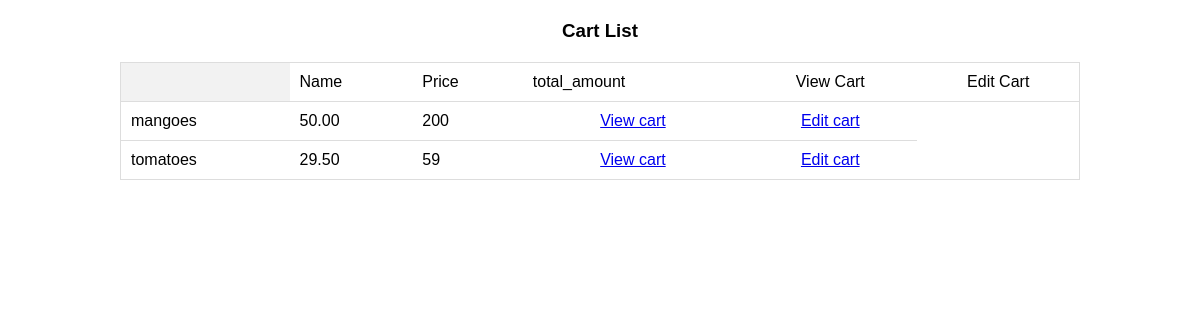
The page /cart/cart/list/ on the database as committed earlier.
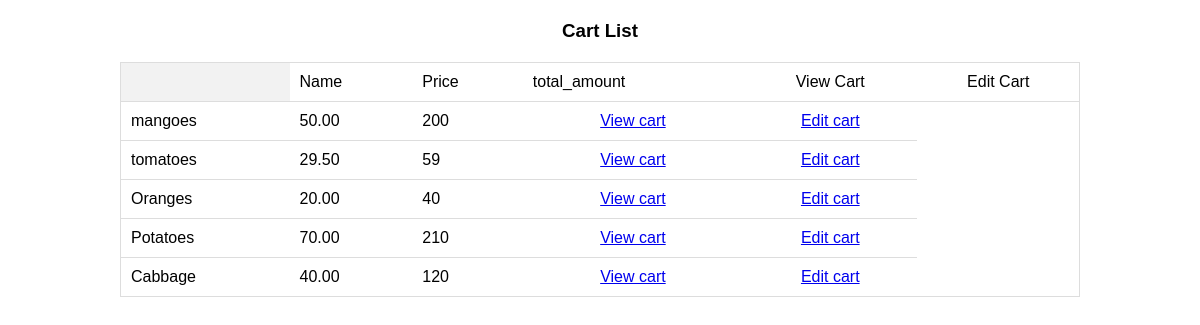
The same page on the database as committed later.
### cart/models.py (models this page shows)
class Cart(models.Model):
    inventory=models.ManyToManyField(Products)
    name=models.CharField(max_length=32)
    price=models.DecimalField(max_digits=8,decimal_places=2)
    total_amount=models.PositiveBigIntegerField()
    date_created=models.DateTimeField(auto_now_add=True)
    date_updated=models.DateTimeField(auto_now=True)

### cart/views.py (the view)
# urls.py: path("cart/list/", cart_list, name= "cart_list"),
def cart_list(request):
    carts= Cart.objects.all()
    return render(request, 'cart/cart_list.html', {'carts': carts})

### templates/cart/cart_list.html (shortened to what this page needs)
<!DOCTYPE html>
<html lang="en">
<head>
</head>
<body>
 <h3>Cart List</h3>
 <table>
    <th>
    <td>Name</td>
    <td>Price</td>
    <td>total_amount</td>
    <td class="center">View Cart</td>
    <td class="center">Edit Cart</td>
</th>
{% for cart in carts%}
<tr>
    <td>{{cart.name}}</td>
    <td>{{cart.price}}</td>
    <td>{{cart.total_amount}}</td>
    <td class="center"><a href="{%url cart_details id=cart.id}"> View cart</a></td>
    <td class="center"><a href="{%urlcart_edit id=cart.id}"> Edit cart</a></td>
</table>

Rows that differ between the two databases and show on the page:
added Cart: name "Oranges", price "20.00", total_amount "40"
added Cart: name "Potatoes", price "70.00", total_amount "210"
added Cart: name "Cabbage", price "40.00", total_amount "120"
